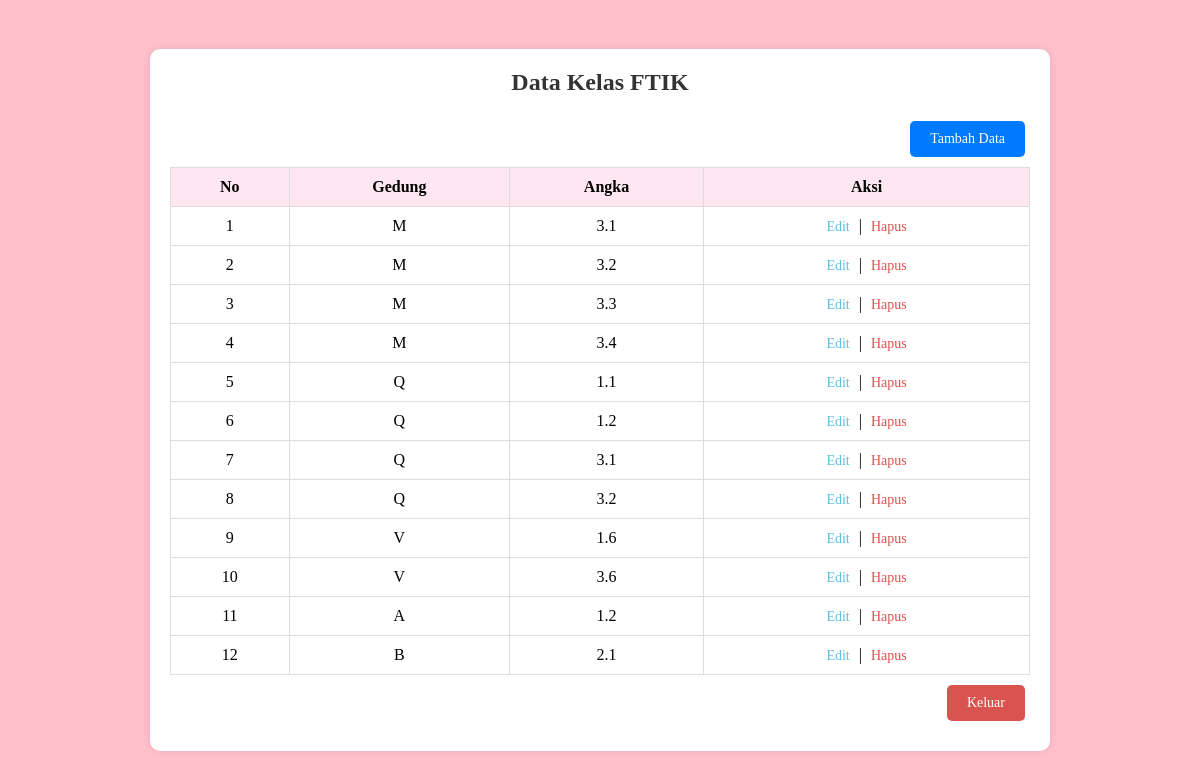
/kelas.php (signed in), run on the app's committed database.
### tables this page shows
CREATE TABLE `kelas` (
  `id_kelas` int(2) NOT NULL,
  `gedung` varchar(1) NOT NULL,
  `angka` varchar(4) NOT NULL
);

### kelas.php (the view, shortened to what this page needs)
<?php
if(empty($_SESSION['user']) OR empty($_SESSION['pass'])){
    header("Location:index.php");
} else {
    include "koneksi.php";
    $query = "select * from kelas";
    $hasil = mysqli_query($koneksi, $query);
?>
    <html>
        <head>
            <link rel="stylesheet" type="text/css" href="kelas.css">
        </head>
        <body>
            <div class="container">
                <h1>Data Kelas FTIK</h1>
                <a href='tambah.php' class="btn">Tambah Data</a>
                <table>
                    <tr>
                        <th>No</th>
                        <th>Gedung</th>
                        <th>Angka</th>
                        <th>Aksi</th>
                    </tr>
                    <tbody>
                        <?php
                        $no = 0;
                        while($data=mysqli_fetch_array($hasil)){
                            $no++;
                            echo "<tr>";
                            echo "<td>$no</td>";
                            echo "<td>{$data['gedung']}</td>";
                            echo "<td>{$data['angka']}</td>";
                            echo "<td class='action-links'>
                                    <a href='edit.php?id={$data['id_kelas']}' class='edit'>Edit</a> |
                                    <a href='hapus.php?id={$data['id_kelas']}'>Hapus</a>
                                </td>";
                            echo "<tr>";
                        }
                        ?>
                    </tbody>
                </table>
                <a href='logout.php' class="btn logout">Keluar</a>
            </div>
        </body>
    </html>
<?php
}
?>

### kelas.css (style rules this page uses)
* { margin: 0; padding: 0; box-sizing: border-box; }
body { font-family: Arial-sans-serif; display: flex; justify-content: center; align-items: center; min-height: 100vh; background-color: #ffc0cb; padding: 20px; }
.container { width: 100%; max-width: 900px; background-color: #fff; padding: 20px; border-radius: 10px; box-shadow: 0 0 10px rgba(0, 0, 0, 0.1); }
h1 { margin-bottom: 15px; font-size: 24px; color: #333; text-align: center; }
table { width: 100%; border-collapse: collapse; margin-top: 20px; table-layout: auto; }
th, td { padding: 10px; border: 1px solid #ddd; text-align: center; }
th { background-color: #ffe6f0; font-weight: bold; }
a { color: #007bff; text-decoration: none; margin: 0 5px; font-size: 14px; }
.action-links a { color: #d9534f; }
.action-links a.edit { color: #5bc0de; }
.btn { padding: 10px 20px; margin: 10px 5px; border-radius: 5px; background-color: #007bff; color: #fff; text-decoration: none; cursor: pointer; float: right; }
.btn.logout { background-color: #d9534f; }

### data on the page
kelas: gedung "M", angka "3.1"
kelas: gedung "M", angka "3.2"
kelas: gedung "M", angka "3.3"
kelas: gedung "M", angka "3.4"
kelas: gedung "Q", angka "1.1"
kelas: gedung "Q", angka "1.2"
kelas: gedung "Q", angka "3.1"
kelas: gedung "Q", angka "3.2"
kelas: gedung "V", angka "1.6"
kelas: gedung "V", angka "3.6"
kelas: gedung "A", angka "1.2"
kelas: gedung "B", angka "2.1"
